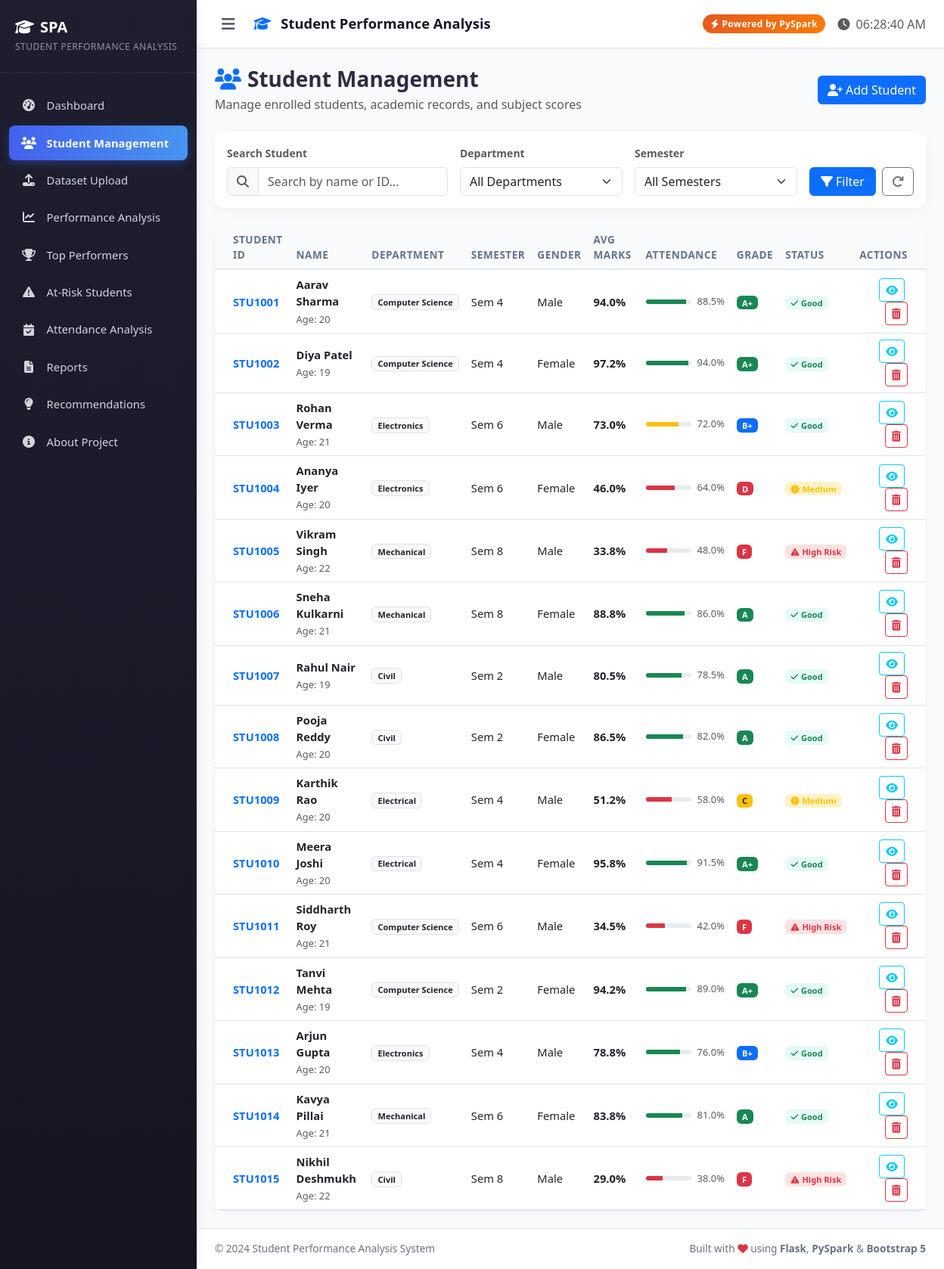
/students, run on the app's committed database.
### tables this page shows
CREATE TABLE students (
            student_id   TEXT PRIMARY KEY,
            student_name TEXT NOT NULL,
            age          INTEGER,
            gender       TEXT,
            department   TEXT,
            semester     INTEGER
        );

CREATE TABLE performance_records (
            id                    INTEGER PRIMARY KEY AUTOINCREMENT,
            student_id            TEXT NOT NULL,
            attendance_percentage REAL,
            average_marks         REAL,
            overall_grade         TEXT,
            risk_category         TEXT,
            recommendations       TEXT,
            FOREIGN KEY (student_id) REFERENCES students(student_id)
                ON DELETE CASCADE
        );

### app.py (the view)
@app.route('/students')
def students():
    department = request.args.get('department', '')
    semester = request.args.get('semester', '')
    search = request.args.get('search', '')
    sem_val = int(semester) if semester.isdigit() else None
    student_list = database.search_students(query=search, department=department or None, semester=sem_val)
    conn = database.get_db_connection()
    enriched = []
    for s in student_list:
        sid = s['student_id']
        stats = conn.execute(
            '''SELECT AVG(total_marks) as avg_marks,
                      COUNT(id) as total_subjects,
                      COUNT(CASE WHEN result = 'Pass' THEN 1 END) as pass_count,
                      COUNT(CASE WHEN result = 'Fail' THEN 1 END) as fail_count
               FROM subjects WHERE student_id = ?''', (sid,)
        ).fetchone()
        perf = conn.execute(
            "SELECT attendance_percentage, overall_grade, risk_category FROM performance_records WHERE student_id = ?",
            (sid,)
        ).fetchone()
        avg_m = round(stats['avg_marks'], 1) if stats and stats['avg_marks'] is not None else 0.0
        enriched.append({
            **s,
            'avg_marks': avg_m,
            'total_subjects': stats['total_subjects'] if stats else 0,
            'pass_count': stats['pass_count'] if stats else 0,
            'fail_count': stats['fail_count'] if stats else 0,
            'attendance': round(perf['attendance_percentage'], 1) if perf and perf['attendance_percentage'] else 0.0,
            'overall_grade': perf['overall_grade'] if perf else database._calculate_grade(avg_m),
            'risk_category': perf['risk_category'] if perf else 'Low Risk'
        })
    conn.close()
    return render_template(
        'students.html',
        students=enriched,
        departments=config.DEPARTMENTS,
        semesters=config.SEMESTERS,
        selected_dept=department,
        selected_sem=semester,
        search_query=search
    )

### templates/students.html (shortened to what this page needs)
{% extends "base.html" %}
{% block content %}
<div class="d-flex flex-wrap justify-content-between align-items-center mb-4 gap-3">
    <div>
        <h3 class="fw-bold mb-1"><i class="fas fa-users text-primary me-2"></i>Student Management</h3>
        <p class="text-muted mb-0">Manage enrolled students, academic records, and subject scores</p>
    </div>
    <div class="d-flex gap-2">
        <button class="btn btn-primary" data-bs-toggle="modal" data-bs-target="#addStudentModal">
            <i class="fas fa-user-plus me-1"></i>Add Student
        </button>
    </div>
</div>
<div class="card mb-4">
    <div class="card-body">
        <form method="GET" action="{{ url_for('students') }}" class="row g-3 align-items-end">
            <div class="col-md-4">
                <label class="form-label small fw-bold text-muted">Search Student</label>
                <div class="input-group">
                    <span class="input-group-text bg-light"><i class="fas fa-search text-muted"></i></span>
                    <input type="text" name="search" class="form-control" placeholder="Search by name or ID..." value="{{ search_query }}">
                </div>
            </div>
            <div class="col-md-3">
                <label class="form-label small fw-bold text-muted">Department</label>
                <select name="department" class="form-select">
                    <option value="">All Departments</option>
                </select>
            </div>
            <div class="col-md-3">
                <label class="form-label small fw-bold text-muted">Semester</label>
                <select name="semester" class="form-select">
                    <option value="">All Semesters</option>
                </select>
            </div>
            <div class="col-md-2 d-flex gap-2">
                <button type="submit" class="btn btn-primary w-100"><i class="fas fa-filter me-1"></i>Filter</button>
                <a href="{{ url_for('students') }}" class="btn btn-outline-secondary"><i class="fas fa-redo"></i></a>
            </div>
        </form>
    </div>
</div>
<div class="card shadow-sm">
    <div class="card-body p-0">
        <div class="table-responsive">
            <table class="table table-hover align-middle mb-0">
                <thead class="table-light">
                    <tr>
                        <th class="ps-4">Student ID</th>
                        <th>Name</th>
                        <th>Department</th>
                        <th>Semester</th>
                        <th>Gender</th>
                        <th>Avg Marks</th>
                        <th>Attendance</th>
                        <th>Grade</th>
                        <th>Status</th>
                        <th class="text-end pe-4">Actions</th>
                    </tr>
                </thead>
                <tbody>
                    {% for s in students %}
                    <tr>
                        <td class="ps-4 fw-bold text-primary">{{ s.student_id }}</td>
                        <td>
                            <div class="fw-semibold">{{ s.student_name }}</div>
                            <small class="text-muted">Age: {{ s.age }}</small>
                        </td>
                        <td><span class="badge bg-light text-dark border">{{ s.department }}</span></td>
                        <td>Sem {{ s.semester }}</td>
                        <td>{{ s.gender }}</td>
                        <td>
                            <span class="fw-bold">{{ s.avg_marks }}%</span>
                        </td>
                        <td>
                            <div class="d-flex align-items-center gap-2">
                                <div class="progress flex-grow-1" style="height: 6px; width: 60px;">
                                    <div class="progress-bar {% if s.attendance < 65 %}bg-danger{% elif s.attendance < 75 %}bg-warning{% else %}bg-success{% endif %}"
                                         role="progressbar" style="width: {{ s.attendance }}%"></div>
                                </div>
                                <small class="text-muted">{{ s.attendance }}%</small>
                            </div>
                        </td>
                        <td>
                            <span class="badge {% if s.overall_grade in ['A+', 'A'] %}bg-success{% elif s.overall_grade in ['B+', 'B'] %}bg-primary{% elif s.overall_grade == 'C' %}bg-warning text-dark{% else %}bg-danger{% endif %}">
                                {{ s.overall_grade }}
                            </span>
                        </td>
                        <td>
                            {% if s.risk_category == 'High Risk' %}
                                <span class="badge bg-danger-light text-danger"><i class="fas fa-exclamation-triangle me-1"></i>High Risk</span>
                            {% elif s.risk_category == 'Medium Risk' %}
                                <span class="badge bg-warning-light text-warning"><i class="fas fa-exclamation-circle me-1"></i>Medium</span>
                            {% else %}
                                <span class="badge bg-success-light text-success"><i class="fas fa-check me-1"></i>Good</span>
                            {% endif %}
                        </td>
                        <td class="text-end pe-4">
                            <button class="btn btn-sm btn-outline-info me-1" onclick="viewStudent('{{ s.student_id }}')" title="View Details">
                                <i class="fas fa-eye"></i>
                            </button>
                            <button class="btn btn-sm btn-outline-danger" onclick="deleteStudent('{{ s.student_id }}')" title="Delete Student">
                                <i class="fas fa-trash-alt"></i>
                            </button>
                        </td>
                    </tr>
                    {% endfor %}
                </tbody>
            </table>
        </div>
    </div>
</div>
{% endblock %}

### templates/base.html (shortened to what this page needs)
<!DOCTYPE html>
<html lang="en">
<head>
    <link href="https://cdn.jsdelivr.net/npm/bootstrap@5.3.0/dist/css/bootstrap.min.css" rel="stylesheet">
    <link href="https://cdnjs.cloudflare.com/ajax/libs/font-awesome/6.4.0/css/all.min.css" rel="stylesheet">
    <link href="{{ url_for('static', filename='css/style.css') }}" rel="stylesheet">
</head>
<body>
    <nav id="sidebar" class="sidebar">
        <div class="sidebar-header">
            <h4 class="mb-0">
                <i class="fas fa-graduation-cap me-2"></i>SPA
            </h4>
            <small class="text-muted-light">Student Performance Analysis</small>
        </div>
        <ul class="sidebar-nav">
            <li class="sidebar-item {% if request.path == '/' %}active{% endif %}">
                <a href="{{ url_for('dashboard') }}" class="sidebar-link">
                    <i class="fas fa-tachometer-alt"></i>
                    <span>Dashboard</span>
                </a>
            </li>
            <li class="sidebar-item {% if request.path == '/students' %}active{% endif %}">
                <a href="{{ url_for('students') }}" class="sidebar-link">
                    <i class="fas fa-users"></i>
                    <span>Student Management</span>
                </a>
            </li>
            <li class="sidebar-item {% if request.path == '/upload' %}active{% endif %}">
                <a href="{{ url_for('upload') }}" class="sidebar-link">
                    <i class="fas fa-upload"></i>
                    <span>Dataset Upload</span>
                </a>
            </li>
            <li class="sidebar-item {% if request.path == '/performance' %}active{% endif %}">
                <a href="{{ url_for('performance') }}" class="sidebar-link">
                    <i class="fas fa-chart-line"></i>
                    <span>Performance Analysis</span>
                </a>
            </li>
            <li class="sidebar-item {% if request.path == '/top-performers' %}active{% endif %}">
                <a href="{{ url_for('top_performers') }}" class="sidebar-link">
                    <i class="fas fa-trophy"></i>
                    <span>Top Performers</span>
                </a>
            </li>
            <li class="sidebar-item {% if request.path == '/at-risk' %}active{% endif %}">
                <a href="{{ url_for('at_risk') }}" class="sidebar-link">
                    <i class="fas fa-exclamation-triangle"></i>
                    <span>At-Risk Students</span>
                </a>
            </li>
            <li class="sidebar-item {% if request.path == '/attendance' %}active{% endif %}">
                <a href="{{ url_for('attendance') }}" class="sidebar-link">
                    <i class="fas fa-calendar-check"></i>
                    <span>Attendance Analysis</span>
                </a>
            </li>
            <li class="sidebar-item {% if request.path == '/reports' %}active{% endif %}">
                <a href="{{ url_for('reports') }}" class="sidebar-link">
                    <i class="fas fa-file-alt"></i>
                    <span>Reports</span>
                </a>
            </li>
            <li class="sidebar-item {% if request.path == '/recommendations' %}active{% endif %}">
                <a href="{{ url_for('recommendations') }}" class="sidebar-link">
                    <i class="fas fa-lightbulb"></i>
                    <span>Recommendations</span>
                </a>
            </li>
            <li class="sidebar-item {% if request.path == '/about' %}active{% endif %}">
                <a href="{{ url_for('about') }}" class="sidebar-link">
                    <i class="fas fa-info-circle"></i>
                    <span>About Project</span>
                </a>
            </li>
        </ul>
    </nav>
    <div id="main-content" class="main-content">
        <nav class="top-navbar">
            <div class="d-flex align-items-center">
                <button class="btn btn-link sidebar-toggle me-3" onclick="toggleSidebar()">
                    <i class="fas fa-bars fa-lg"></i>
                </button>
                <h5 class="mb-0 page-title">
                    <i class="fas fa-graduation-cap me-2 text-primary"></i>
                    Student Performance Analysis
                </h5>
            </div>
            <div class="d-flex align-items-center gap-3">
                <span class="badge bg-pyspark">
                    <i class="fas fa-bolt me-1"></i>Powered by PySpark
                </span>
                <span class="text-muted d-none d-md-inline">
                    <i class="fas fa-clock me-1"></i>
                    <span id="currentTime"></span>
                </span>
            </div>
        </nav>
        <div id="toastContainer" class="toast-container position-fixed top-0 end-0 p-3" style="z-index: 9999;"></div>
        <div class="container-fluid px-4 py-4">
            {% block content %}{% endblock %}
        </div>
        <footer class="app-footer">
            <div class="container-fluid px-4">
                <div class="d-flex flex-wrap justify-content-between align-items-center">
                    <span>&copy; 2024 Student Performance Analysis System</span>
                    <span>
                        Built with <i class="fas fa-heart text-danger"></i> using
                        <strong>Flask</strong>, <strong>PySpark</strong> &amp; <strong>Bootstrap 5</strong>
                    </span>
                </div>
            </div>
        </footer>
    </div>
</body>
</html>

### data on the page
students: student_id "STU1001", student_name "Aarav Sharma", department "Computer Science", gender "Male"
performance_records: overall_grade "A+"
students: student_id "STU1002", student_name "Diya Patel", department "Computer Science", gender "Female"
performance_records: overall_grade "A+"
students: student_id "STU1003", student_name "Rohan Verma", department "Electronics", gender "Male"
performance_records: overall_grade "B+"
students: student_id "STU1004", student_name "Ananya Iyer", department "Electronics", gender "Female"
students: student_id "STU1005", student_name "Vikram Singh", department "Mechanical", gender "Male"
students: student_id "STU1006", student_name "Sneha Kulkarni", department "Mechanical", gender "Female"
students: student_id "STU1007", student_name "Rahul Nair", department "Civil", gender "Male"
students: student_id "STU1008", student_name "Pooja Reddy", department "Civil", gender "Female"
students: student_id "STU1009", student_name "Karthik Rao", department "Electrical", gender "Male"
students: student_id "STU1010", student_name "Meera Joshi", department "Electrical", gender "Female"
performance_records: overall_grade "A+"
students: student_id "STU1011", student_name "Siddharth Roy", department "Computer Science", gender "Male"
students: student_id "STU1012", student_name "Tanvi Mehta", department "Computer Science", gender "Female"
performance_records: overall_grade "A+"
students: student_id "STU1013", student_name "Arjun Gupta", department "Electronics", gender "Male"
performance_records: overall_grade "B+"
students: student_id "STU1014", student_name "Kavya Pillai", department "Mechanical", gender "Female"
students: student_id "STU1015", student_name "Nikhil Deshmukh", department "Civil", gender "Male"

### other printed values
{{ s.age }} "20" "19" "21" "20" "22" "21" "19" "20" "20" "20" "21" "19" "20" "21" "22"
{{ s.semester }} "4" "4" "6" "6" "8" "8" "2" "2" "4" "4" "6" "2" "4" "6" "8"
{{ s.avg_marks }} "94.0" "97.2" "73.0" "46.0" "33.8" "88.8" "80.5" "86.5" "51.2" "95.8" "34.5" "94.2" "78.8" "83.8" "29.0"
{{ s.attendance }} "88.5" "94.0" "72.0" "64.0" "48.0" "86.0" "78.5" "82.0" "58.0" "91.5" "42.0" "89.0" "76.0" "81.0" "38.0"
{{ s.overall_grade }} "D" "F" "A" "A" "A" "C" "F" "A" "F"
